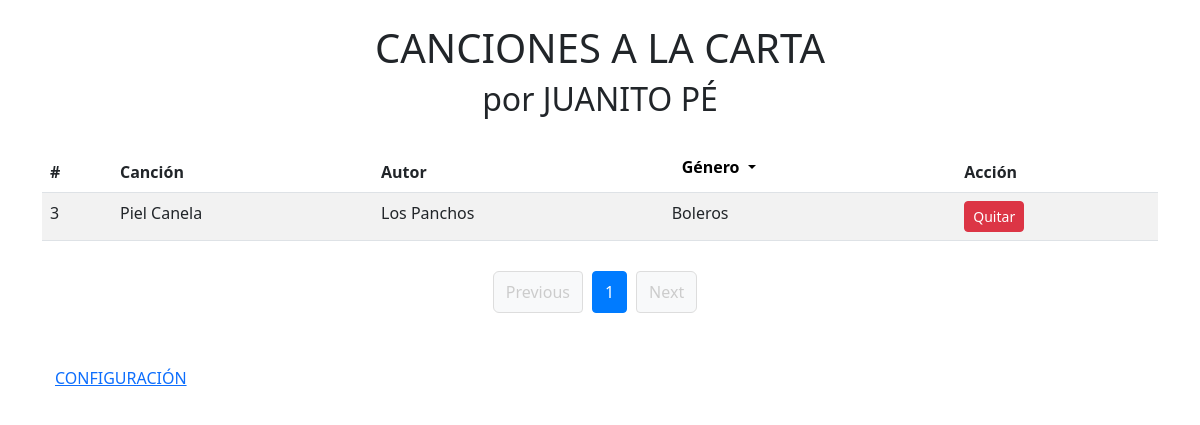
/1?genero=3, run on the app's committed database.
### models/playlist.py (models this page shows, shortened)
class PlayList(db.Model):
    __tablename__ = "playlist"
    id = db.Column(db.Integer, primary_key=True)
    name = db.Column(db.String(80), nullable=False)
    author = db.Column(db.String(80), nullable=False)
    selected = db.Column(db.Boolean, default=False)
    genero_id = db.Column(db.Integer, db.ForeignKey("genero.id"), nullable=False)
    genero = db.relationship("Genero", back_populates="playlist")

class Genero(db.Model):
    __tablename__ = "genero"
    id = db.Column(db.Integer, primary_key=True)
    name = db.Column(db.String(80), nullable=False)
    playlist = db.relationship("PlayList", back_populates = "genero")

### app.py (the view)
@app.route('/<int:page_num>')
def user(page_num):
    genero_id = request.args.get('genero')
    query = PlayList.query
    if genero_id:
        query = query.filter_by(genero_id=genero_id)
    songs = query.paginate(per_page=2, page=page_num, error_out=True)
    generos = Genero.query.all()
    return render_template('user.html', songs=songs, generos=generos)

### templates/user.html (shortened to what this page needs)
<!DOCTYPE html>
<html lang="es">
<head>
    <link rel="stylesheet" href="{{ url_for('static', filename='css/styles.css') }}">
    <link href="https://cdn.jsdelivr.net/npm/bootstrap@5.3.0/dist/css/bootstrap.min.css" rel="stylesheet">
</head>
<body>
    <div class="container mt-4">
        <h1 class="text-center">CANCIONES A LA CARTA</h1>
        <h2 class="text-center">por JUANITO PÉ</h2>
        <table class="table table-striped mt-4">
            <thead>
                <tr>
                    <th>#</th>
                    <th>Canción</th>
                    <th>Autor</th>
                    <th>
                        <div class="dropdown">
                            <button class="dropdown-toggle" type="button" id="dropdownGenero" data-bs-toggle="dropdown" aria-expanded="false">
                                Género
                            </button>
                        </div>
                    </th>
                    <th>Acción</th>
                </tr>
            </thead>
            <tbody>
                {% for song in songs.items %}
                    <tr id="song-{{ song.id }}">
                        <td>{{ song.id }}</td>
                        <td>{{ song.name }}</td>
                        <td>{{ song.author }}</td>
                        <td>{{ song.genero.name }}</td>
                        <td>
                            {% if song.selected %}
                                <form method="POST" action="{{ url_for('deselect_song', song_id=song.id) }}" style="display:inline;">
                                    <button type="submit" class="btn btn-danger btn-sm">Quitar</button>
                                </form>
                            {% else %}
                                <form method="POST" action="{{ url_for('select_song', song_id=song.id) }}" style="display:inline;">
                                    <button type="submit" class="btn btn-success btn-sm">Seleccionar</button>
                                </form>
                            {% endif %}
                        </td>
                    </tr>
                {% endfor %}
            </tbody>
        </table>
               <nav aria-label="...">
          <ul class="pagination">
            <li class="page-item {% if not songs.has_prev %}disabled{% endif %}">
              <a class="page-link" href="{% if songs.has_prev %}{{ url_for('user', page_num=songs.prev_num) }}{% else %}#{% endif %}">
                Previous
              </a>
            </li>
            {% for page in songs.iter_pages() %}
              {% if page %}
                <li class="page-item {% if page == songs.page %}active{% endif %}" aria-current="{% if page == songs.page %}page{% endif %}">
                  {% if page == songs.page %}
                    <a class="page-link">{{ page }}</a>
                  {% else %}
                    <a class="page-link" href="{{ url_for('user', page_num=page) }}">{{ page }}</a>
                  {% endif %}
                </li>
              {% else %}
                <li class="page-item disabled">
                  <span class="page-link">…</span>
                </li>
              {% endif %}
            {% endfor %}
            <li class="page-item {% if not songs.has_next %}disabled{% endif %}">
              <a class="page-link" href="{% if songs.has_next %}{{ url_for('user', page_num=songs.next_num) }}{% else %}#{% endif %}">
                Next
              </a>
            </li>
          </ul>
        </nav>
        <a href="{{ url_for('admin_panel.index') }}" class="btn btn-link mt-3">CONFIGURACIÓN</a>
    </div>
</body>
</html>

### static/css/styles.css (style rules this page uses)
body { background-color: #f0e68c; font-family: Arial, sans-serif; text-align: center; margin: 0; padding: 0; }
.container { margin: 20px auto; width: 80%; }
.dropdown-toggle { background-color: white !important; border: none !important; color: black !important; font-weight: 700 !important; font-size: 16px; padding: 5px 10px; box-shadow: none !important; }
.dropdown-toggle::after { color: black !important; }
.pagination { display: flex; justify-content: center; flex-wrap: wrap; padding: 10px; margin: 20px auto; }
.pagination .page-item { margin: 0 5px; }
.pagination .page-link { color: #007bff; text-decoration: none; padding: 8px 12px; border: 1px solid #ddd; border-radius: 4px; }
.pagination .page-item.active .page-link { background-color: #007bff; color: white; border-color: #007bff; }
.pagination .page-item.disabled .page-link { color: #ccc; pointer-events: none; background-color: #f8f9fa; border-color: #ddd; }

### data on the page
PlayList: id "3", name "Piel Canela", author "Los Panchos", genero.name "Boleros"

### other printed values
{{ page }} "1"
